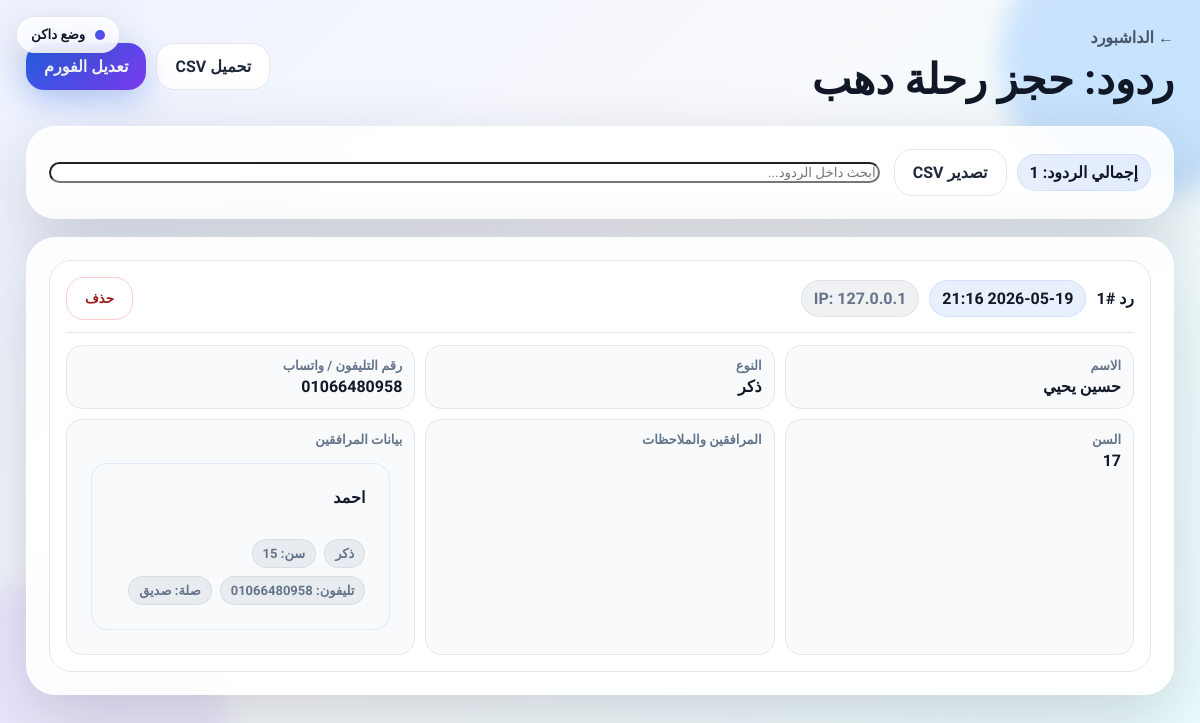
Page /dashboard/forms/1/submissions/ (signed in) on the committed database.
### smartforms/models.py (models this page shows, shortened)
class DynamicForm(models.Model):
    title = models.CharField('اسم الفورم', max_length=160)
    description = models.TextField('وصف مختصر', blank=True)
    slug = models.SlugField('لينك الفورم', max_length=80, unique=True, blank=True, help_text='اتركه فارغًا وسيتم إنشاء لينك عشوائي.')
    is_active = models.BooleanField('مفعل', default=True)
    submit_button_text = models.CharField('نص زر الإرسال', max_length=80, default='إرسال البيانات')
    success_message = models.TextField('رسالة النجاح', default='تم تسجيل البيانات بنجاح، وسيتم التواصل معك قريبًا.')
    note = models.TextField('ملاحظة تظهر آخر الفورم', blank=True)
    created_at = models.DateTimeField(auto_now_add=True)
    updated_at = models.DateTimeField(auto_now=True)
    class Meta:
        ordering = ['-created_at']
        verbose_name = 'فورم'
        verbose_name_plural = 'الفورمز'

class FormSubmission(models.Model):
    form = models.ForeignKey(DynamicForm, on_delete=models.CASCADE, related_name='submissions')
    created_at = models.DateTimeField(auto_now_add=True)
    ip_address = models.GenericIPAddressField(blank=True, null=True)
    user_agent = models.TextField(blank=True)
    class Meta:
        ordering = ['-created_at']
        verbose_name = 'رد'
        verbose_name_plural = 'الردود'

class FormAnswer(models.Model):
    submission = models.ForeignKey(FormSubmission, on_delete=models.CASCADE, related_name='answers')
    field = models.ForeignKey(FormField, on_delete=models.SET_NULL, blank=True, null=True)
    field_label = models.CharField(max_length=180)
    value = models.TextField(blank=True)
    class Meta:
        verbose_name = 'إجابة'
        verbose_name_plural = 'الإجابات'

### smartforms/views.py (the view)
# urls.py: path('dashboard/forms/<int:pk>/submissions/', views.submissions_list, name='dashboard_submissions'),
@staff_member_required
def submissions_list(request, pk):
    form_obj = get_object_or_404(DynamicForm, pk=pk)
    submissions = form_obj.submissions.prefetch_related('answers')
    return render(request, 'smartforms/submissions.html', {'form_obj': form_obj, 'submissions': submissions})

### smartforms/templates/smartforms/submissions.html (shortened to what this page needs)
{% extends 'smartforms/base.html' %}
{% block content %}
<main class="admin-shell submissions-page">
    <nav class="admin-nav">
        <div><a href="{% url 'dashboard' %}" class="back-link">← الداشبورد</a><h1>ردود: {{ form_obj.title }}</h1></div>
        <div class="nav-actions"><a class="secondary-btn" href="{% url 'dashboard_export_csv' form_obj.pk %}">تحميل CSV</a><a class="primary-btn" href="{% url 'dashboard_form_edit' form_obj.pk %}">تعديل الفورم</a></div>
    </nav>
    <section class="panel submissions-tools">
        <div class="submissions-tools-left">
            <span class="submissions-chip">إجمالي الردود: {{ submissions|length }}</span>
            <a class="secondary-btn" href="{% url 'dashboard_export_csv' form_obj.pk %}">تصدير CSV</a>
        </div>
        <div class="submissions-tools-right">
            <input class="input submissions-search" type="search" placeholder="ابحث داخل الردود..." data-submissions-search>
        </div>
    </section>
    <section class="panel submissions-cards">
        <div class="cards-list">
        {% for submission in submissions %}
            <article class="submission-card" data-submission-card>
                <div class="submission-head">
                    <div class="submission-head-main">
                        <div class="submission-title">
                            <strong>رد #{{ submission.id }}</strong>
                            <span class="submissions-chip">{{ submission.created_at|date:'Y-m-d H:i' }}</span>
                            {% if submission.ip_address %}<span class="submissions-chip muted">IP: {{ submission.ip_address }}</span>{% endif %}
                        </div>
                    </div>
                    <form method="post" action="{% url 'dashboard_submission_delete' form_obj.pk submission.id %}" style="display:inline" onsubmit="return confirm('متأكد إنك عايز تحذف الرد ده؟');">
                        <button type="submit" class="secondary-btn submissions-danger">حذف</button>
                    </form>
                </div>
                <div class="answer-grid">
                    {% for answer in submission.answers.all %}
                    <div class="answer-item">
                        <span>{{ answer.field_label }}</span>
                        <strong class="answer-value" data-answer-value data-answer-label="{{ answer.field_label }}">{{ answer.value }}</strong>
                    </div>
                    {% endfor %}
                </div>
            </article>
        {% empty %}<div class="empty-box">لسه مفيش ردود على الفورم ده.</div>{% endfor %}
        </div>
    </section>
</main>
{% endblock %}

### smartforms/static/smartforms/css/styles.css (style rules this page uses)
:root { --bg:#0f172a;--card:#ffffff;--text:#111827;--muted:#64748b;--line:#e5e7eb;--primary:#2563eb;--primary2:#7c3aed;--green:#16a34a;--red:#dc2626;--soft:#f8fafc;--shadow:0 24px 70px rgba(15,23,42,.18) }
* { box-sizing:border-box }
body { margin:0;font-family:'Cairo',system-ui,sans-serif;background:linear-gradient(135deg,#eef2ff 0%,#f8fafc 45%,#ecfeff 100%);color:var(--text);min-height:100vh }
a { color:var(--primary);text-decoration:none }
button,input,select,textarea { font-family:inherit }
.hero-card,.form-card,.success-card,.panel,.stat-card { background:rgba(255,255,255,.9);backdrop-filter:blur(16px);border:1px solid rgba(255,255,255,.65);box-shadow:var(--shadow);border-radius:30px }
.primary-btn,.secondary-btn { border:0;border-radius:18px;padding:13px 18px;font-weight:900;cursor:pointer;display:inline-flex;justify-content:center;align-items:center;gap:8px }
.primary-btn { background:linear-gradient(135deg,var(--primary),var(--primary2));color:#fff;box-shadow:0 12px 30px rgba(37,99,235,.28) }
.secondary-btn { background:#fff;color:#1e293b;border:1px solid var(--line) }
.admin-shell { width:min(1180px,100%);margin:auto;padding:28px 16px 70px }
.admin-nav { display:flex;justify-content:space-between;gap:18px;align-items:center;margin-bottom:22px }
.admin-nav h1 { margin:8px 0 0;font-size:clamp(28px,4vw,42px) }
.nav-actions { display:flex;gap:10px;flex-wrap:wrap }
.back-link { font-weight:900;color:#475569 }
.panel { padding:22px;margin-bottom:18px }
.cards-list { display:grid;gap:12px }
.submission-mini,.submission-card { background:#fff;border:1px solid var(--line);border-radius:22px;padding:16px }
.submission-head { display:flex;justify-content:space-between;gap:12px;border-bottom:1px solid var(--line);padding-bottom:12px;margin-bottom:12px }
.answer-grid { display:grid;grid-template-columns:repeat(2,minmax(0,1fr));gap:10px }
.answer-grid div { background:#f8fafc;border-radius:16px;padding:12px }
.answer-grid span { display:block;color:#64748b;font-weight:800;font-size:13px }
.answer-grid strong { display:block;margin-top:4px }

### smartforms/templates/smartforms/base.html (style rules this page uses)
.primary-btn,.secondary-btn { transition:transform .12s ease,box-shadow .12s ease,background .12s ease,border-color .12s ease }
.submissions-tools { display:flex;justify-content:space-between;align-items:center;gap:14px;flex-wrap:wrap }
.submissions-tools-left { display:flex;align-items:center;gap:10px;flex-wrap:wrap }
.submissions-tools-right { flex:1;min-width:min(420px,100%) }
.submissions-search { width:100%;border-radius:18px }
.submissions-chip { display:inline-flex;align-items:center;gap:8px;padding:8px 12px;border-radius:999px;background:rgba(37,99,235,.10);color:var(--text);font-weight:900;border:1px solid rgba(37,99,235,.10) }
.submissions-chip.muted { background:rgba(100,116,139,.10);border-color:rgba(100,116,139,.12);color:var(--muted) }
.submissions-danger { border-color:#fecaca;color:#991b1b }
.submissions-page .submission-card { transition:transform .12s ease,box-shadow .12s ease,border-color .12s ease }
.submission-head-main { display:flex;align-items:center;gap:10px;flex-wrap:wrap }
.submission-title { display:flex;align-items:center;gap:10px;flex-wrap:wrap }
.submissions-page .answer-grid { grid-template-columns:repeat(3,minmax(0,1fr)) }
.submissions-page .answer-item { background:var(--soft);border:1px solid var(--line) }
.answer-value { white-space:pre-wrap;word-break:break-word }

### rows in the picture
DynamicForm: title "حجز رحلة دهب"
FormSubmission: id "1", created_at "2026-05-19 21:16", ip_address "127.0.0.1"
FormAnswer: field_label "الاسم", value "حسين يحيي"
FormAnswer: field_label "النوع", value "ذكر"
FormAnswer: field_label "رقم التليفون / واتساب", value "01066480958"
FormAnswer: field_label "السن", value "17"
FormAnswer: field_label "المرافقين والملاحظات"
FormAnswer: field_label "بيانات المرافقين"

### other values in the picture
{{ submissions|length }} "1"
